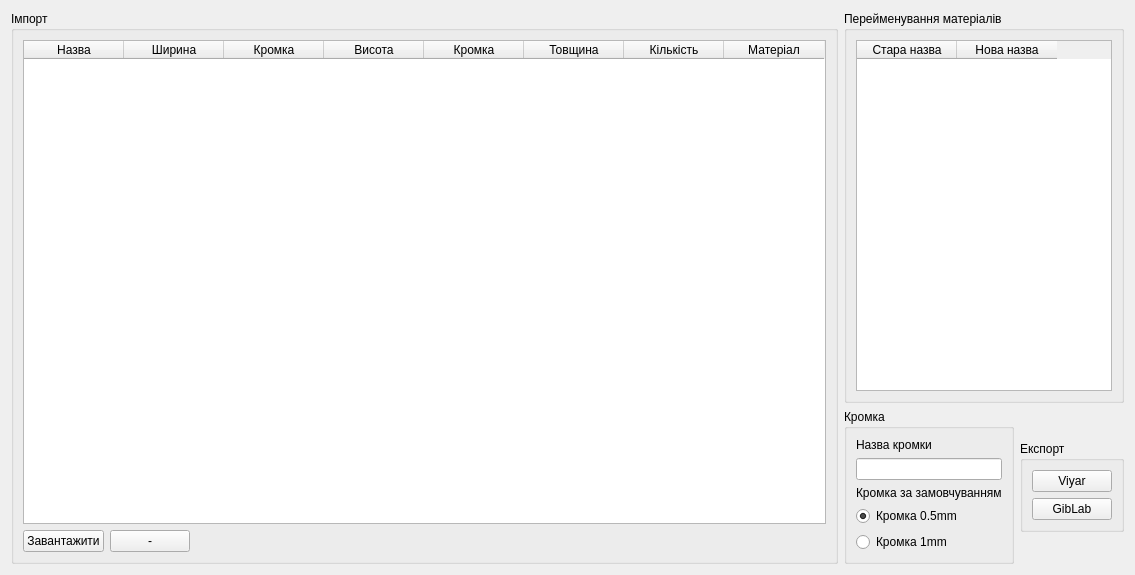
<?xml version="1.0" encoding="UTF-8"?>
<ui version="4.0">
 <class>View</class>
 <widget class="QWidget" name="View">
  <property name="geometry">
   <rect>
    <x>0</x>
    <y>0</y>
    <width>1135</width>
    <height>575</height>
   </rect>
  </property>
  <property name="windowTitle">
   <string>Конвертор</string>
  </property>
  <property name="windowIcon">
   <iconset resource="../data/recources.qrc">
    <normaloff>:/icons/icon.png</normaloff>:/icons/icon.png</iconset>
  </property>
  <property name="locale">
   <locale language="Ukrainian" country="Ukraine"/>
  </property>
  <layout class="QHBoxLayout" name="horizontalLayout_3">
   <item>
    <widget class="QGroupBox" name="groupBox_5">
     <property name="title">
      <string>Імпорт</string>
     </property>
     <layout class="QVBoxLayout" name="verticalLayout_5">
      <item>
       <widget class="QTableWidget" name="details">
        <property name="sizePolicy">
         <sizepolicy hsizetype="Expanding" vsizetype="Expanding">
          <horstretch>0</horstretch>
          <verstretch>0</verstretch>
         </sizepolicy>
        </property>
        <column>
         <property name="text">
          <string>Назва</string>
         </property>
        </column>
        <column>
         <property name="text">
          <string>Ширина</string>
         </property>
        </column>
        <column>
         <property name="text">
          <string>Кромка</string>
         </property>
        </column>
        <column>
         <property name="text">
          <string>Висота</string>
         </property>
        </column>
        <column>
         <property name="text">
          <string>Кромка</string>
         </property>
        </column>
        <column>
         <property name="text">
          <string>Товщина</string>
         </property>
        </column>
        <column>
         <property name="text">
          <string>Кількість</string>
         </property>
        </column>
        <column>
         <property name="text">
          <string>Матеріал</string>
         </property>
        </column>
       </widget>
      </item>
      <item>
       <layout class="QHBoxLayout" name="horizontalLayout_2">
        <item>
         <widget class="QPushButton" name="load">
          <property name="text">
           <string>Завантажити</string>
          </property>
         </widget>
        </item>
        <item>
         <widget class="QPushButton" name="delete_2">
          <property name="text">
           <string>-</string>
          </property>
         </widget>
        </item>
        <item>
         <spacer name="horizontalSpacer">
          <property name="orientation">
           <enum>Qt::Horizontal</enum>
          </property>
          <property name="sizeHint" stdset="0">
           <size>
            <width>40</width>
            <height>20</height>
           </size>
          </property>
         </spacer>
        </item>
       </layout>
      </item>
     </layout>
    </widget>
   </item>
   <item>
    <layout class="QVBoxLayout" name="verticalLayout_4">
     <item>
      <widget class="QGroupBox" name="groupBox_2">
       <property name="title">
        <string>Перейменування матеріалів</string>
       </property>
       <layout class="QVBoxLayout" name="verticalLayout_3">
        <item>
         <widget class="QTableWidget" name="exchanges">
          <property name="sizePolicy">
           <sizepolicy hsizetype="Minimum" vsizetype="Expanding">
            <horstretch>0</horstretch>
            <verstretch>0</verstretch>
           </sizepolicy>
          </property>
          <column>
           <property name="text">
            <string>Стара назва</string>
           </property>
          </column>
          <column>
           <property name="text">
            <string>Нова назва</string>
           </property>
          </column>
         </widget>
        </item>
       </layout>
      </widget>
     </item>
     <item>
      <layout class="QHBoxLayout" name="horizontalLayout">
       <item>
        <widget class="QGroupBox" name="groupBox_3">
         <property name="sizePolicy">
          <sizepolicy hsizetype="Maximum" vsizetype="Maximum">
           <horstretch>0</horstretch>
           <verstretch>0</verstretch>
          </sizepolicy>
         </property>
         <property name="title">
          <string>Кромка</string>
         </property>
         <layout class="QVBoxLayout" name="verticalLayout">
          <item>
           <widget class="QLabel" name="label">
            <property name="text">
             <string>Назва кромки</string>
            </property>
           </widget>
          </item>
          <item>
           <widget class="QLineEdit" name="border_name"/>
          </item>
          <item>
           <widget class="QLabel" name="label_3">
            <property name="text">
             <string>Кромка за замовчуванням</string>
            </property>
           </widget>
          </item>
          <item>
           <widget class="QRadioButton" name="border_1">
            <property name="text">
             <string>Кромка 0.5mm</string>
            </property>
            <property name="checked">
             <bool>true</bool>
            </property>
            <property name="autoRepeat">
             <bool>false</bool>
            </property>
           </widget>
          </item>
          <item>
           <widget class="QRadioButton" name="border_2">
            <property name="text">
             <string>Кромка 1mm</string>
            </property>
           </widget>
          </item>
         </layout>
        </widget>
       </item>
       <item>
        <widget class="QGroupBox" name="groupBox_4">
         <property name="sizePolicy">
          <sizepolicy hsizetype="Maximum" vsizetype="Maximum">
           <horstretch>0</horstretch>
           <verstretch>0</verstretch>
          </sizepolicy>
         </property>
         <property name="title">
          <string>Експорт</string>
         </property>
         <layout class="QVBoxLayout" name="verticalLayout_2">
          <item>
           <widget class="QPushButton" name="pushButton">
            <property name="text">
             <string>Viyar</string>
            </property>
           </widget>
          </item>
          <item>
           <widget class="QPushButton" name="pushButton_2">
            <property name="text">
             <string>GibLab</string>
            </property>
           </widget>
          </item>
         </layout>
        </widget>
       </item>
      </layout>
     </item>
    </layout>
   </item>
  </layout>
 </widget>
 <resources>
  <include location="../data/recources.qrc"/>
 </resources>
 <connections/>
</ui>
